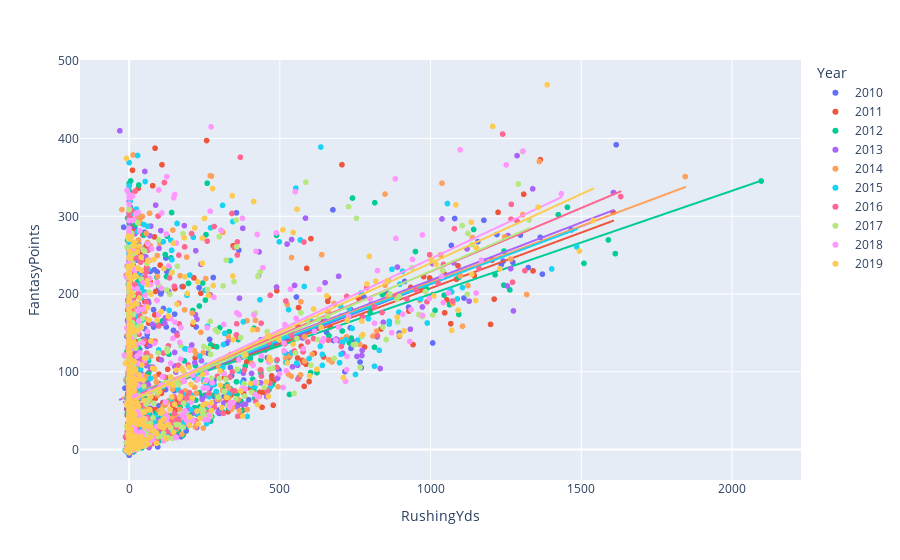

Notebook code cell kept with this figure:
### Code cell
data_2010_yds = pd.read_csv(file_path_2010)
data_2010_yds['Year'] = '2010'
data_2011_yds = pd.read_csv(file_path_2011)
data_2011_yds['Year'] = '2011'
data_2012_yds = pd.read_csv(file_path_2012)
data_2012_yds['Year'] = '2012'
data_2013_yds = pd.read_csv(file_path_2013)
data_2013_yds['Year'] = '2013'
data_2014_yds = pd.read_csv(file_path_2014)
data_2014_yds['Year'] = '2014'
data_2015_yds = pd.read_csv(file_path_2015)
data_2015_yds['Year'] = '2015'
data_2016_yds = pd.read_csv(file_path_2016)
data_2016_yds['Year'] = '2016'
data_2017_yds = pd.read_csv(file_path_2017)
data_2017_yds['Year'] = '2017'
data_2018_yds = pd.read_csv(file_path_2018)
data_2018_yds['Year'] = '2018'
data_2019_yds = pd.read_csv(file_path_2019)
data_2019_yds['Year'] = '2019'
data_2010_yds = data_2010_yds[["Year","Player","Tm","Pos","RushingYds","FantasyPoints"]]
data_2011_yds = data_2011_yds[["Year","Player","Tm","Pos","RushingYds","FantasyPoints"]]
data_2012_yds = data_2012_yds[["Year","Player","Tm","Pos","RushingYds","FantasyPoints"]]
data_2013_yds = data_2013_yds[["Year","Player","Tm","Pos","RushingYds","FantasyPoints"]]
data_2014_yds = data_2014_yds[["Year","Player","Tm","Pos","RushingYds","FantasyPoints"]]
data_2015_yds = data_2015_yds[["Year","Player","Tm","Pos","RushingYds","FantasyPoints"]]
data_2016_yds = data_2016_yds[["Year","Player","Tm","Pos","RushingYds","FantasyPoints"]]
data_2017_yds = data_2017_yds[["Year","Player","Tm","Pos","RushingYds","FantasyPoints"]]
data_2018_yds = data_2018_yds[["Year","Player","Tm","Pos","RushingYds","FantasyPoints"]]
data_2019_yds = data_2019_yds[["Year","Player","Tm","Pos","RushingYds","FantasyPoints"]]
full_data_yds = pd.concat([data_2010_yds, data_2011_yds, data_2012_yds, data_2013_yds, data_2014_yds, 
                           data_2015_yds, data_2016_yds, data_2017_yds, data_2018_yds, data_2019_yds])
full_data_yds = full_data_yds[full_data_yds['FantasyPoints'] != 0]
full_data_yds = full_data_yds[full_data_yds['Tm'] != '2TM']
full_data_yds = full_data_yds[full_data_yds['Tm'] != '3TM']
full_data_yds = full_data_yds[full_data_yds['Tm'] != '4TM']

corr = np.corrcoef(full_data_yds["RushingYds"], full_data_yds["FantasyPoints"])
print(corr)

fig = px.scatter(full_data_yds, x="RushingYds", y="FantasyPoints", trendline="ols", color='Year')
fig.show()

### Figure 1 — Plotly figure (JSON) as saved in the notebook; plotly's stock layout.template omitted (floating-point values rounded to 4 significant figures; data arrays with more than 128 entries replaced by an {"elided": "..."} marker saying what was removed)
{"data": [{"hovertemplate": "Year=2010<br>RushingYds=%{x}<br>FantasyPoints=%{y}<extra></extra>", "legendgroup": "2010", "marker": {"color": "#636efa", "symbol": "circle"}, "mode": "markers", "name": "2010", "showlegend": true, "type": "scattergl", "x": {"elided": "506 int values"}, "xaxis": "x", "y": {"elided": "506 float values"}, "yaxis": "y"}, {"hovertemplate": "<b>OLS trendline</b><br>FantasyPoints = 0.148978 * RushingYds + 63.7343<br>R<sup>2</sup>=0.239910<br><br>Year=2010<br>RushingYds=%{x}<br>FantasyPoints=%{y} <b>(trend)</b><extra></extra>", "legendgroup": "2010", "marker": {"color": "#636efa", "symbol": "circle"}, "mode": "lines", "name": "2010", "showlegend": false, "type": "scattergl", "x": {"elided": "506 int values"}, "xaxis": "x", "y": {"elided": "506 float values"}, "yaxis": "y"}, {"hovertemplate": "Year=2011<br>RushingYds=%{x}<br>FantasyPoints=%{y}<extra></extra>", "legendgroup": "2011", "marker": {"color": "#EF553B", "symbol": "circle"}, "mode": "markers", "name": "2011", "showlegend": true, "type": "scattergl", "x": {"elided": "516 int values"}, "xaxis": "x", "y": {"elided": "516 float values"}, "yaxis": "y"}, {"hovertemplate": "<b>OLS trendline</b><br>FantasyPoints = 0.14325 * RushingYds + 64.2332<br>R<sup>2</sup>=0.196301<br><br>Year=2011<br>RushingYds=%{x}<br>FantasyPoints=%{y} <b>(trend)</b><extra></extra>", "legendgroup": "2011", "marker": {"color": "#EF553B", "symbol": "circle"}, "mode": "lines", "name": "2011", "showlegend": false, "type": "scattergl", "x": {"elided": "516 int values"}, "xaxis": "x", "y": {"elided": "516 float values"}, "yaxis": "y"}, {"hovertemplate": "Year=2012<br>RushingYds=%{x}<br>FantasyPoints=%{y}<extra></extra>", "legendgroup": "2012", "marker": {"color": "#00cc96", "symbol": "circle"}, "mode": "markers", "name": "2012", "showlegend": true, "type": "scattergl", "x": {"elided": "518 int values"}, "xaxis": "x", "y": {"elided": "518 float values"}, "yaxis": "y"}, {"hovertemplate": "<b>OLS trendline</b><br>FantasyPoints = 0.132991 * RushingYds + 66.8653<br>R<sup>2</sup>=0.180072<br><br>Year=2012<br>RushingYds=%{x}<br>FantasyPoints=%{y} <b>(trend)</b><extra></extra>", "legendgroup": "2012", "marker": {"color": "#00cc96", "symbol": "circle"}, "mode": "lines", "name": "2012", "showlegend": false, "type": "scattergl", "x": {"elided": "518 int values"}, "xaxis": "x", "y": {"elided": "518 float values"}, "yaxis": "y"}, {"hovertemplate": "Year=2013<br>RushingYds=%{x}<br>FantasyPoints=%{y}<extra></extra>", "legendgroup": "2013", "marker": {"color": "#ab63fa", "symbol": "circle"}, "mode": "markers", "name": "2013", "showlegend": true, "type": "scattergl", "x": {"elided": "506 int values"}, "xaxis": "x", "y": {"elided": "506 float values"}, "yaxis": "y"}, {"hovertemplate": "<b>OLS trendline</b><br>FantasyPoints = 0.148777 * RushingYds + 68.8399<br>R<sup>2</sup>=0.190069<br><br>Year=2013<br>RushingYds=%{x}<br>FantasyPoints=%{y} <b>(trend)</b><extra></extra>", "legendgroup": "2013", "marker": {"color": "#ab63fa", "symbol": "circle"}, "mode": "lines", "name": "2013", "showlegend": false, "type": "scattergl", "x": {"elided": "506 int values"}, "xaxis": "x", "y": {"elided": "506 float values"}, "yaxis": "y"}, {"hovertemplate": "Year=2014<br>RushingYds=%{x}<br>FantasyPoints=%{y}<extra></extra>", "legendgroup": "2014", "marker": {"color": "#FFA15A", "symbol": "circle"}, "mode": "markers", "name": "2014", "showlegend": true, "type": "scattergl", "x": {"elided": "503 int values"}, "xaxis": "x", "y": {"elided": "503 float values"}, "yaxis": "y"}, {"hovertemplate": "<b>OLS trendline</b><br>FantasyPoints = 0.145176 * RushingYds + 69.745<br>R<sup>2</sup>=0.176405<br><br>Year=2014<br>RushingYds=%{x}<br>FantasyPoints=%{y} <b>(trend)</b><extra></extra>", "legendgroup": "2014", "marker": {"color": "#FFA15A", "symbol": "circle"}, "mode": "lines", "name": "2014", "showlegend": false, "type": "scattergl", "x": {"elided": "503 int values"}, "xaxis": "x", "y": {"elided": "503 float values"}, "yaxis": "y"}, {"hovertemplate": "Year=2015<br>RushingYds=%{x}<br>FantasyPoints=%{y}<extra></extra>", "legendgroup": "2015", "marker": {"color": "#19d3f3", "symbol": "circle"}, "mode": "markers", "name": "2015", "showlegend": true, "type": "scattergl", "x": {"elided": "527 int values"}, "xaxis": "x", "y": {"elided": "527 float values"}, "yaxis": "y"}, {"hovertemplate": "<b>OLS trendline</b><br>FantasyPoints = 0.144745 * RushingYds + 68.4945<br>R<sup>2</sup>=0.151835<br><br>Year=2015<br>RushingYds=%{x}<br>FantasyPoints=%{y} <b>(trend)</b><extra></extra>", "legendgroup": "2015", "marker": {"color": "#19d3f3", "symbol": "circle"}, "mode": "lines", "name": "2015", "showlegend": false, "type": "scattergl", "x": {"elided": "527 int values"}, "xaxis": "x", "y": {"elided": "527 float values"}, "yaxis": "y"}, {"hovertemplate": "Year=2016<br>RushingYds=%{x}<br>FantasyPoints=%{y}<extra></extra>", "legendgroup": "2016", "marker": {"color": "#FF6692", "symbol": "circle"}, "mode": "markers", "name": "2016", "showlegend": true, "type": "scattergl", "x": {"elided": "532 int values"}, "xaxis": "x", "y": {"elided": "532 float values"}, "yaxis": "y"}, {"hovertemplate": "<b>OLS trendline</b><br>FantasyPoints = 0.16325 * RushingYds + 65.8221<br>R<sup>2</sup>=0.209762<br><br>Year=2016<br>RushingYds=%{x}<br>FantasyPoints=%{y} <b>(trend)</b><extra></extra>", "legendgroup": "2016", "marker": {"color": "#FF6692", "symbol": "circle"}, "mode": "lines", "name": "2016", "showlegend": false, "type": "scattergl", "x": {"elided": "532 int values"}, "xaxis": "x", "y": {"elided": "532 float values"}, "yaxis": "y"}, {"hovertemplate": "Year=2017<br>RushingYds=%{x}<br>FantasyPoints=%{y}<extra></extra>", "legendgroup": "2017", "marker": {"color": "#B6E880", "symbol": "circle"}, "mode": "markers", "name": "2017", "showlegend": true, "type": "scattergl", "x": {"elided": "519 int values"}, "xaxis": "x", "y": {"elided": "519 float values"}, "yaxis": "y"}, {"hovertemplate": "<b>OLS trendline</b><br>FantasyPoints = 0.168368 * RushingYds + 61.1661<br>R<sup>2</sup>=0.241717<br><br>Year=2017<br>RushingYds=%{x}<br>FantasyPoints=%{y} <b>(trend)</b><extra></extra>", "legendgroup": "2017", "marker": {"color": "#B6E880", "symbol": "circle"}, "mode": "lines", "name": "2017", "showlegend": false, "type": "scattergl", "x": {"elided": "519 int values"}, "xaxis": "x", "y": {"elided": "519 float values"}, "yaxis": "y"}, {"hovertemplate": "Year=2018<br>RushingYds=%{x}<br>FantasyPoints=%{y}<extra></extra>", "legendgroup": "2018", "marker": {"color": "#FF97FF", "symbol": "circle"}, "mode": "markers", "name": "2018", "showlegend": true, "type": "scattergl", "x": {"elided": "534 int values"}, "xaxis": "x", "y": {"elided": "534 float values"}, "yaxis": "y"}, {"hovertemplate": "<b>OLS trendline</b><br>FantasyPoints = 0.182691 * RushingYds + 62.6121<br>R<sup>2</sup>=0.239791<br><br>Year=2018<br>RushingYds=%{x}<br>FantasyPoints=%{y} <b>(trend)</b><extra></extra>", "legendgroup": "2018", "marker": {"color": "#FF97FF", "symbol": "circle"}, "mode": "lines", "name": "2018", "showlegend": false, "type": "scattergl", "x": {"elided": "534 int values"}, "xaxis": "x", "y": {"elided": "534 float values"}, "yaxis": "y"}, {"hovertemplate": "Year=2019<br>RushingYds=%{x}<br>FantasyPoints=%{y}<extra></extra>", "legendgroup": "2019", "marker": {"color": "#FECB52", "symbol": "circle"}, "mode": "markers", "name": "2019", "showlegend": true, "type": "scattergl", "x": {"elided": "536 int values"}, "xaxis": "x", "y": {"elided": "536 float values"}, "yaxis": "y"}, {"hovertemplate": "<b>OLS trendline</b><br>FantasyPoints = 0.177701 * RushingYds + 62.0488<br>R<sup>2</sup>=0.263302<br><br>Year=2019<br>RushingYds=%{x}<br>FantasyPoints=%{y} <b>(trend)</b><extra></extra>", "legendgroup": "2019", "marker": {"color": "#FECB52", "symbol": "circle"}, "mode": "lines", "name": "2019", "showlegend": false, "type": "scattergl", "x": {"elided": "536 int values"}, "xaxis": "x", "y": {"elided": "536 float values"}, "yaxis": "y"}], "layout": {"autosize": true, "legend": {"title": {"text": "Year"}, "tracegroupgap": 0}, "margin": {"t": 60}, "xaxis": {"anchor": "y", "autorange": true, "domain": [0, 1], "range": [-166.7, 2233.0], "title": {"text": "RushingYds"}, "type": "linear"}, "yaxis": {"anchor": "x", "autorange": true, "domain": [0, 1], "range": [-44.17, 506.1], "title": {"text": "FantasyPoints"}, "type": "linear"}}}
